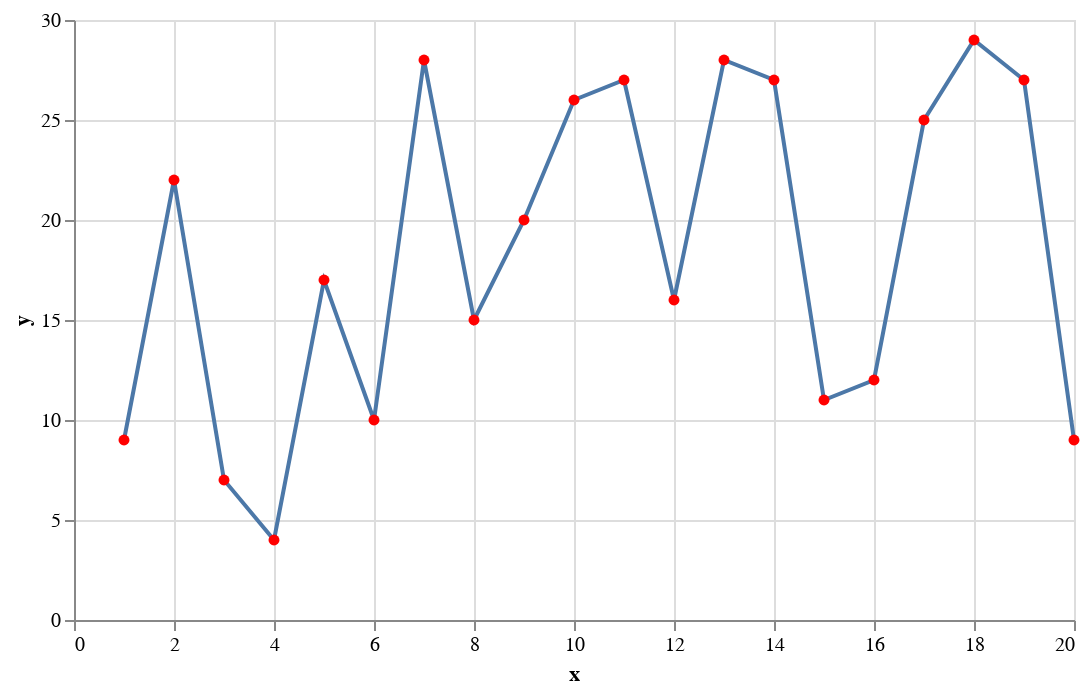

Notebook cell for this chart:
### Code cell
# create data 
df = pd.DataFrame({
    'x': [1, 2, 3, 4, 5, 6, 7, 8, 9, 10, 11, 12, 13, 14, 15, 16, 17, 18, 19, 20],
    'y': [9,22,7,4,17,10,28,15,20,26,27,16,28,27,11,12,25,29,27,9]
})
point=alt.OverlayMarkDef(color="red") if checkbox.value else False

# plot 
alt.Chart(df).mark_line(
    point=point
).encode(
    x='x',
    y='y'
).properties(
    width=500
)

### Figure 1 — Vega-Lite specification as saved in the notebook (floating-point values rounded to 4 significant figures)
{"config": {"view": {"continuousWidth": 300, "continuousHeight": 300}}, "data": {"name": "data-98dc865d6628d05a20db49926a99934f"}, "mark": {"type": "line", "point": {"color": "red"}}, "encoding": {"x": {"field": "x", "type": "quantitative"}, "y": {"field": "y", "type": "quantitative"}}, "width": 500, "$schema": "https://vega.github.io/schema/vega-lite/v5.16.3.json", "datasets": {"data-98dc865d6628d05a20db49926a99934f": [{"x": 1, "y": 9}, {"x": 2, "y": 22}, {"x": 3, "y": 7}, {"x": 4, "y": 4}, {"x": 5, "y": 17}, {"x": 6, "y": 10}, {"x": 7, "y": 28}, {"x": 8, "y": 15}, {"x": 9, "y": 20}, {"x": 10, "y": 26}, {"x": 11, "y": 27}, {"x": 12, "y": 16}, {"x": 13, "y": 28}, {"x": 14, "y": 27}, {"x": 15, "y": 11}, {"x": 16, "y": 12}, {"x": 17, "y": 25}, {"x": 18, "y": 29}, {"x": 19, "y": 27}, {"x": 20, "y": 9}]}}
